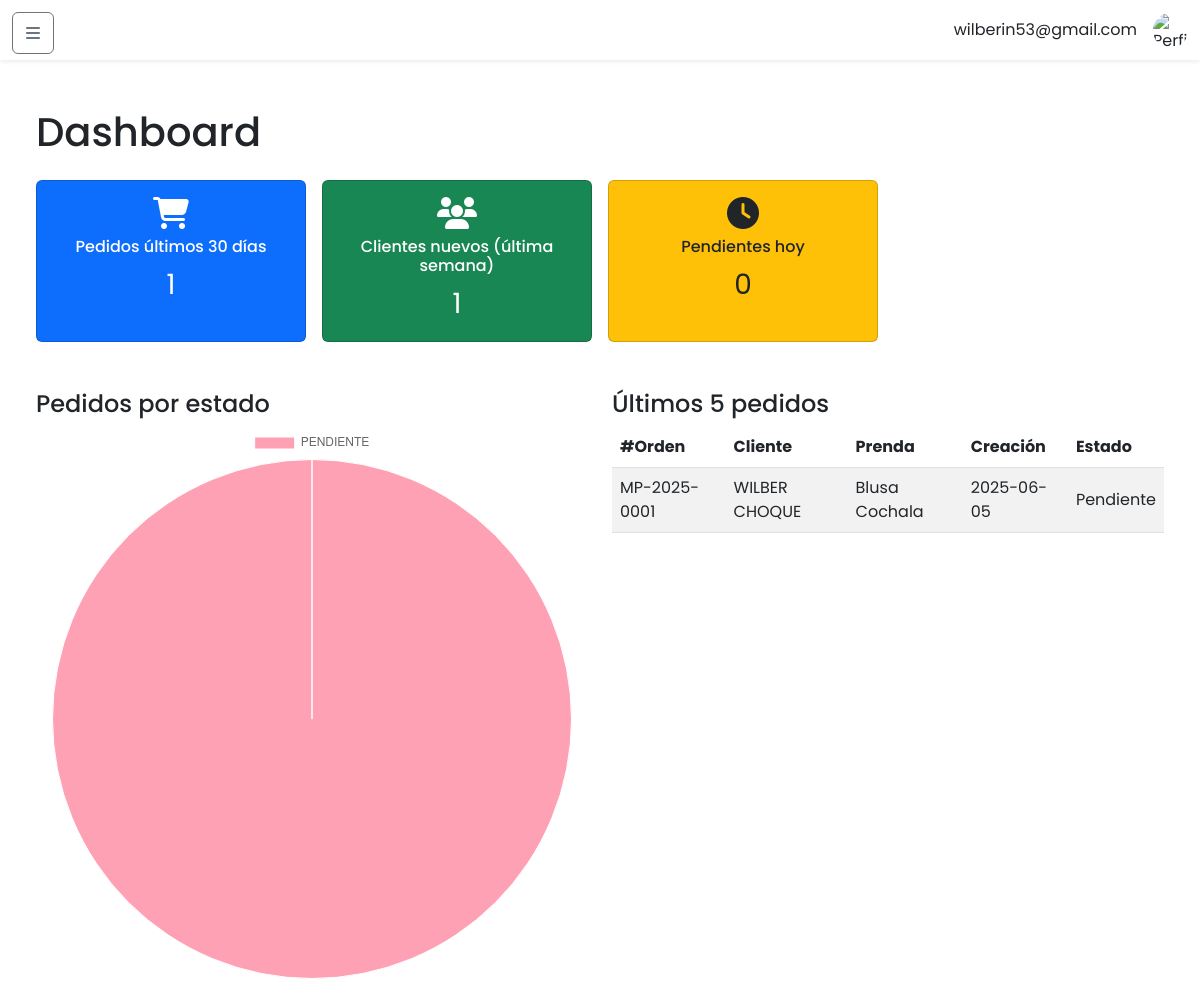
/admin/dashboard (signed in), run on the app's committed database.
### app.py (models this page shows, shortened)
class User(db.Model, UserMixin):
    __tablename__ = 'usuarios'
    id            = db.Column(db.Integer, primary_key=True)
    username      = db.Column(db.String(100), unique=True, nullable=False)
    password_hash = db.Column(db.String(128), nullable=False)
    nombre        = db.Column(db.String(150), nullable=False)
    rol           = db.Column(db.String(50), nullable=False, default='usuario')  # “administrador” o “usuario”

class Pedido(db.Model):
    __tablename__ = 'pedidos'
    id = db.Column(db.Integer, primary_key=True)
    numero_orden = db.Column(db.String(20), unique=True, nullable=False)
    cliente_id   = db.Column(db.Integer, db.ForeignKey('clientes.id'), nullable=False)
    tipo_prenda  = db.Column(db.Enum(
        'blusa_cochala', 'blusa_sucreña',
        'pollera_cochala', 'pollera_sucreña',
        'juste_cochala', 'juste_sucreña',
        'centro_cochala', 'centro_sucreña',
        name='tipo_prenda_enum'
    ), nullable=False)
    medida_id    = db.Column(db.Integer, db.ForeignKey('medidas.id'), nullable=False)
    fecha_entrega = db.Column(db.Date, nullable=False)
    adelanto      = db.Column(db.Numeric(scale=2), nullable=False)
    total         = db.Column(db.Numeric(scale=2), nullable=True)
    estado = db.Column(db.Enum(
        'pendiente', 'en_proceso', 'listo_para_recoger', 'entregado',
        name='estado_pedido_enum'
    ), default='pendiente', nullable=False)
    fecha_creacion     = db.Column(db.DateTime, default=datetime.utcnow)
    fecha_actualizacion= db.Column(db.DateTime, default=datetime.utcnow, onupdate=datetime.utcnow)

class Cliente(db.Model):
    __tablename__ = 'clientes'
    id = db.Column(db.Integer, primary_key=True)
    nombre_completo = db.Column(db.String(150), nullable=False)
    telefono = db.Column(db.String(50), nullable=False)
    whatsapp = db.Column(db.String(50), nullable=True)
    medidas = db.relationship('Medida', backref='cliente', lazy=True)
    pedidos = db.relationship('Pedido', backref='cliente', lazy=True)

### app.py (the view)
@app.route('/admin/dashboard')
@login_required
@admin_required
def dashboard():
    hoy = date.today()
    hace_30 = hoy.replace(day=1)
    total_30 = Pedido.query.filter(Pedido.fecha_creacion >= hace_30).count()
    estados = db.session.query(Pedido.estado, func.count(Pedido.id)) \
        .group_by(Pedido.estado).all()
    pendientes_hoy = Pedido.query.filter(
        Pedido.estado == 'pendiente',
        Pedido.fecha_entrega == hoy
    ).all()
    hace_7 = date.fromordinal(hoy.toordinal() - 7)
    clientes_semana = Cliente.query.filter(Cliente.id.in_(
        db.session.query(Medida.cliente_id).filter(Medida.fecha_creacion >= hace_7)
    )).count()
    ultimos_5 = Pedido.query.order_by(Pedido.fecha_creacion.desc()).limit(5).all()
    return render_template('admin/dashboard.html',
                           total_30=total_30,
                           estados=estados,
                           pendientes_hoy=pendientes_hoy,
                           clientes_semana=clientes_semana,
                           ultimos_5=ultimos_5)

### app.py (called while the page is built)
@login_manager.user_loader
def load_user(user_id):
    return User.query.get(int(user_id))

def admin_required(f):
    from functools import wraps
    @wraps(f)
    def decorated(*args, **kwargs):
        if not current_user.is_authenticated or current_user.rol != 'administrador':
            abort(403)
        return f(*args, **kwargs)
    return decorated

### templates/admin/dashboard.html (shortened to what this page needs)
{% extends 'admin/base.html' %}
{% block content %}
<h1 class="mb-4">Dashboard</h1>
<div class="row g-3">
  <div class="col-12 col-sm-6 col-lg-4 col-xl-3">
    <div class="card text-white bg-primary dashboard-card h-100">
      <div class="card-body text-center">
        <i class="fa-solid fa-cart-shopping fa-2x mb-2"></i>
        <h6 class="card-title">Pedidos últimos 30 días</h6>
        <p class="card-text fs-3 mb-0">{{ total_30 }}</p>
      </div>
    </div>
  </div>
  <div class="col-12 col-sm-6 col-lg-4 col-xl-3">
    <div class="card text-white bg-success dashboard-card h-100">
      <div class="card-body text-center">
        <i class="fa-solid fa-users fa-2x mb-2"></i>
        <h6 class="card-title">Clientes nuevos (última semana)</h6>
        <p class="card-text fs-3 mb-0">{{ clientes_semana }}</p>
      </div>
    </div>
  </div>
  <div class="col-12 col-sm-6 col-lg-4 col-xl-3">
    <div class="card text-dark bg-warning dashboard-card h-100">
      <div class="card-body text-center">
        <i class="fa-solid fa-clock fa-2x mb-2"></i>
        <h6 class="card-title">Pendientes hoy</h6>
        <p class="card-text fs-3 mb-0">{{ pendientes_hoy|length }}</p>
      </div>
    </div>
  </div>
</div>
<div class="row mt-4 g-4">
  <div class="col-12 col-md-6">
    <h4>Pedidos por estado</h4>
    <canvas id="graficoEstados"></canvas>
  </div>
  <div class="col-12 col-md-6">
    <h4>Últimos 5 pedidos</h4>
    <div class="table-responsive">
    <table class="table table-striped align-middle">
      <thead>
        <tr>
          <th>#Orden</th>
          <th>Cliente</th>
          <th>Prenda</th>
          <th>Creación</th>
          <th>Estado</th>
        </tr>
      </thead>
      <tbody>
        {% for p in ultimos_5 %}
        <tr>
          <td>{{ p.numero_orden }}</td>
          <td>{{ p.cliente.nombre_completo }}</td>
          <td>{{ p.tipo_prenda.replace('_',' ').title() }}</td>
          <td>{{ p.fecha_creacion.strftime('%Y-%m-%d') }}</td>
          <td>{{ p.estado.replace('_',' ').title() }}</td>
        </tr>
        {% endfor %}
      </tbody>
    </table>
    </div>
  </div>
</div>
{% endblock %}
{% block scripts_extra %}
<script>
  document.addEventListener('DOMContentLoaded', function() {
    const ctx = document.getElementById('graficoEstados').getContext('2d');
    const datos = {
      labels: [
        {% for estado, cuenta in estados %}
          "{{ estado.replace('_', ' ') | upper }}",
        {% endfor %}
      ],
      datasets: [{
        label: 'Cantidad de pedidos',
        data: [
          {% for estado, cuenta in estados %}
            {{ cuenta }},
          {% endfor %}
        ],
        backgroundColor: [
          'rgba(255, 99, 132, 0.6)',
          'rgba(54, 162, 235, 0.6)',
          'rgba(255, 206, 86, 0.6)',
          'rgba(75, 192, 192, 0.6)'
        ],
        borderWidth: 1
      }]
    };
    new Chart(ctx, {
      type: 'pie',
      data: datos,
      options: {
        responsive: true
      }
    });
  });
</script>
{% endblock %}

### templates/admin/base.html (shortened to what this page needs)
<!DOCTYPE html>
<html lang="es">
<head>
  <link href="https://cdn.jsdelivr.net/npm/bootstrap@5.3.0/dist/css/bootstrap.min.css" rel="stylesheet" />
  <link href="https://cdnjs.cloudflare.com/ajax/libs/font-awesome/6.4.0/css/all.min.css" rel="stylesheet" />
  <link rel="stylesheet" href="{{ url_for('static', filename='css/admin.css') }}" />
</head>
<body>
  <button id="sidebarToggle" class="btn btn-outline-secondary toggle-btn">
    <i class="fas fa-bars"></i>
  </button>
  <header class="navbar navbar-expand-lg navbar-light bg-white shadow-sm fixed-top">
    <div class="container-fluid justify-content-end">
      <div class="d-flex align-items-center">
        <span class="me-3">{{ current_user.username }}</span>
        <img src="{{ url_for('static', filename='images/profile.png') }}" alt="Perfil" class="rounded-circle profile-img">
      </div>
    </div>
  </header>
  <main class="main-content">
    <div class="container-fluid py-4">
      {% block content %}{% endblock %}
    </div>
  </main>
  {% block scripts_extra %}{% endblock %}
</body>
</html>

### static/css/admin.css (style rules this page uses)
body, html { height: 100%; width: 100%; font-family: 'Poppins', sans-serif; overflow-x: hidden; margin: 0; padding: 0; }
.toggle-btn { position: fixed; top: 12px; left: 12px; z-index: 1200; width: 42px; height: 42px; border-radius: 6px; display: flex; align-items: center; justify-content: center; }
header.navbar { position: fixed; top: 0; left: 0; right: 0; height: 60px; z-index: 1000; }
.profile-img { width: 35px; height: 35px; object-fit: cover; border-radius: 50%; }
.main-content { margin-top: 60px; margin-left: 0; transition: margin 0.3s ease; padding: 1.5rem; }
.main-content .container-fluid { opacity: 0; animation: fadeInContent 0.8s ease-in-out forwards; }
.btn { transition: transform 0.15s ease, box-shadow 0.15s ease; }

### data on the page
User: username "wilberin53@gmail.com"
Pedido: numero_orden "MP-2025-0001", cliente.nombre_completo "WILBER CHOQUE", tipo_prenda.replace "Blusa Cochala", fecha_creacion "2025-06-05", estado.replace "Pendiente"

### other printed values
{{ total_30 }} "1"
{{ clientes_semana }} "1"
{{ pendientes_hoy|length }} "0"
